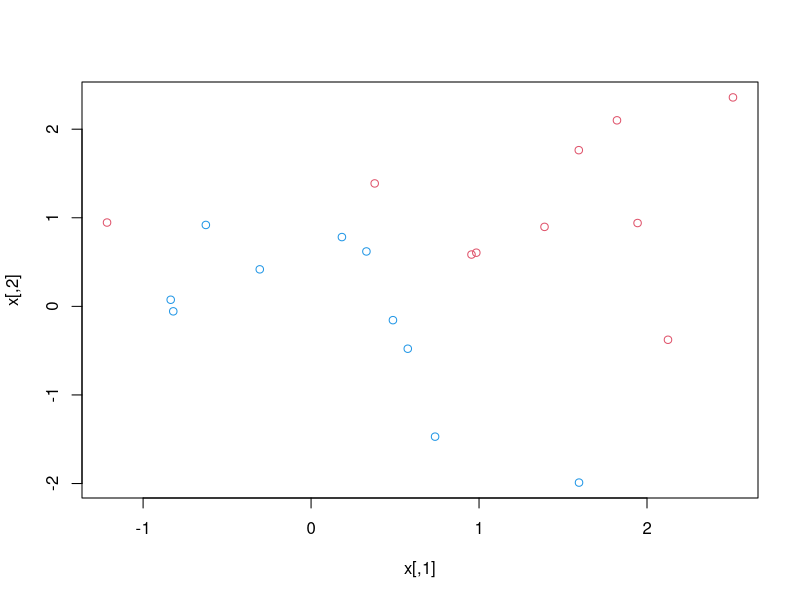
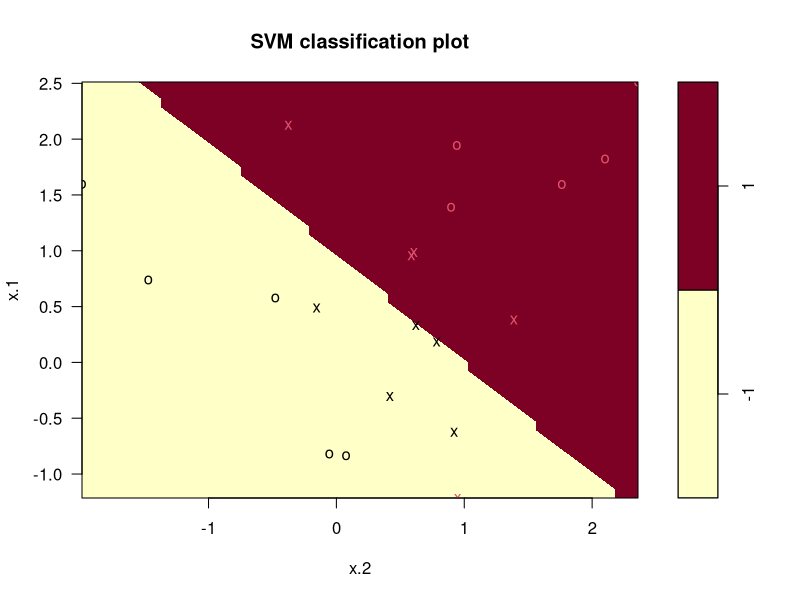
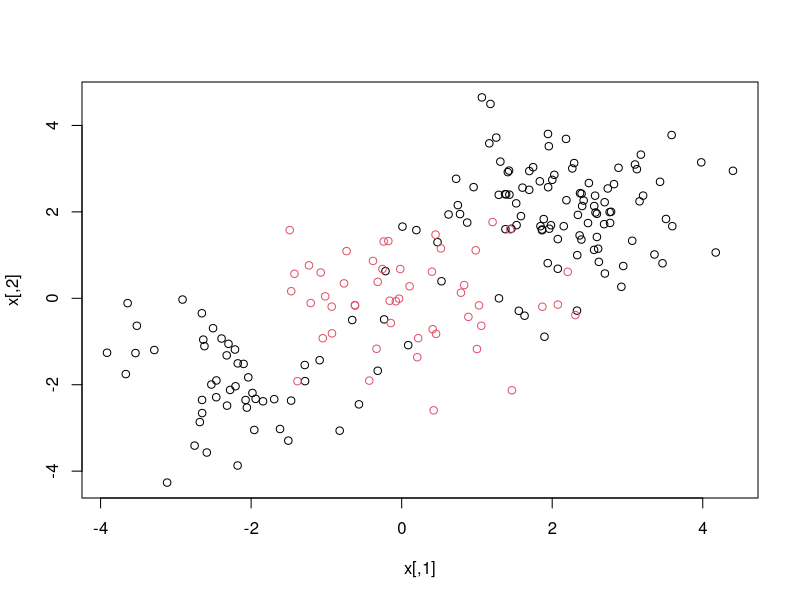
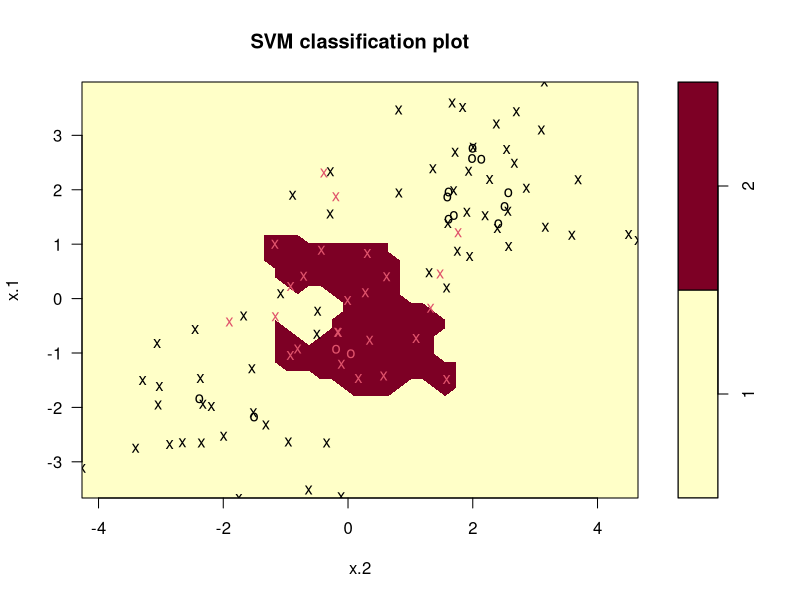
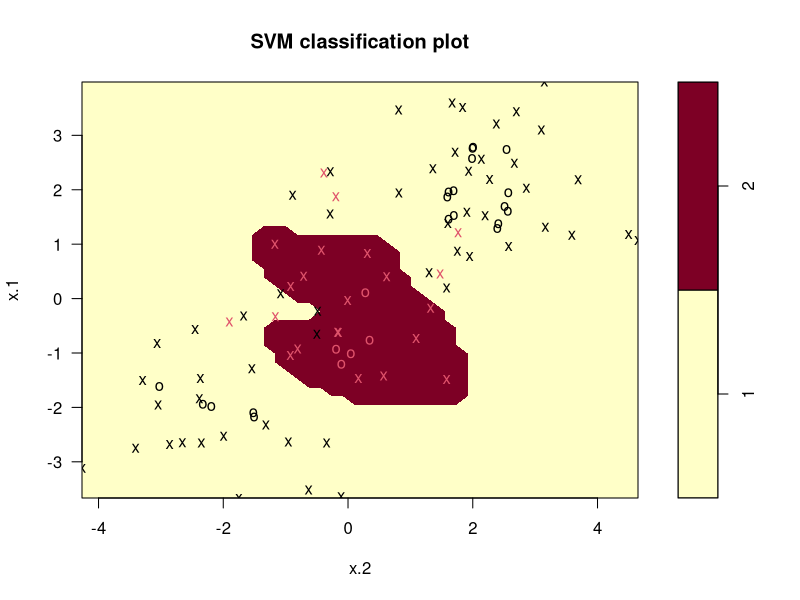
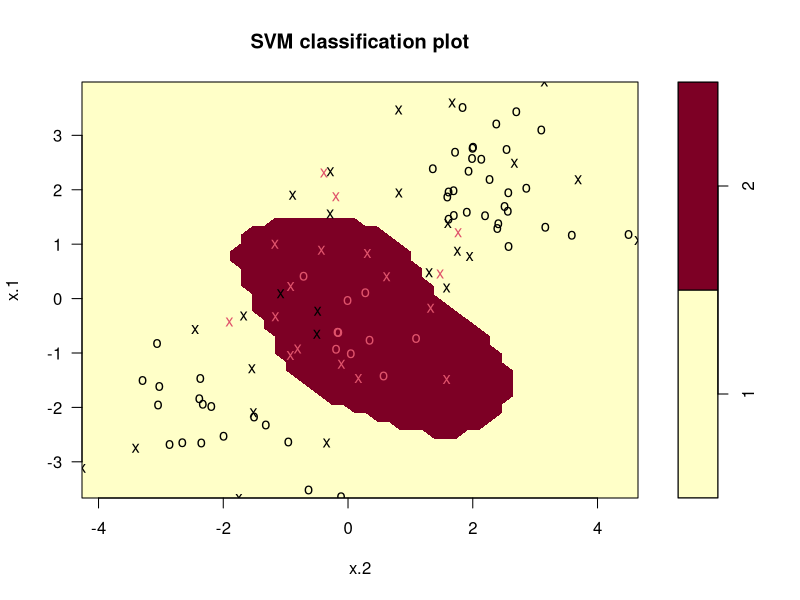
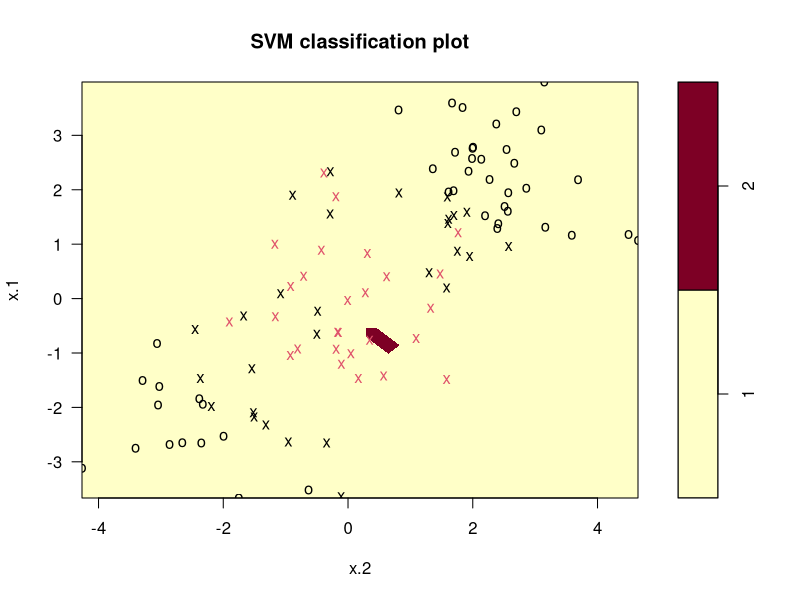
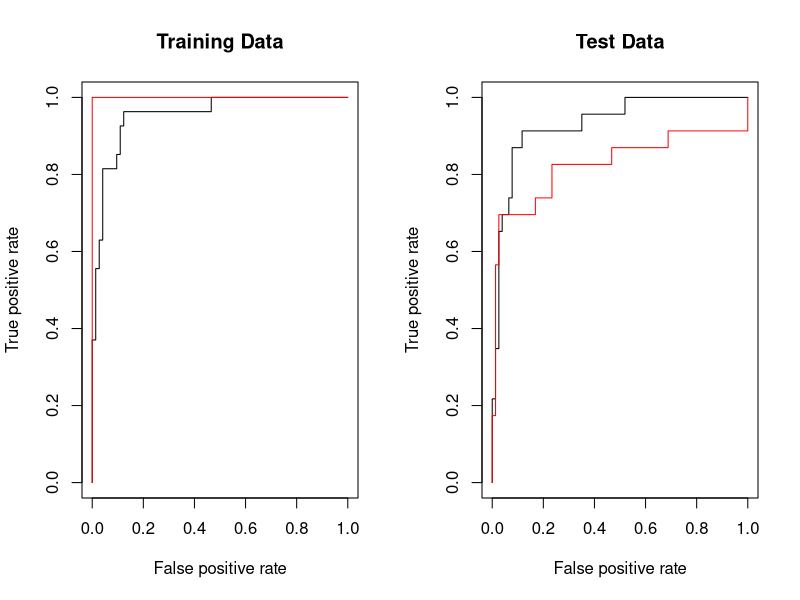

Generate these figures, in order, with R:
#Name:Jie Tang
#Course:Machine learning using R 374815 
#Quarter:Summer
#Instructor name : Michael Chang

# Chapter 9 Lab: Support Vector Machines

# Support Vector Classifier
#Quiz part
#Q1
RNGkind(sample.kind = "Rounding")
set.seed(1)
RNGkind(sample.kind = "Rounding")
x=matrix(rnorm(20*2), ncol=2)
y=c(rep(-1,10), rep(1,10))
x[y==1,]=x[y==1,] + 1
plot(x, col=(3-y))

dat=data.frame(x=x, y=as.factor(y))
library(e1071)
svmfit=svm(y~., data=dat, kernel="linear", cost=1,scale=FALSE)
plot(svmfit, dat)
svmfit$index
summary(svmfit)#get the number by summary()

#Q2 
#find highest error rate 
tune.out=tune(svm,y~.,data=dat,kernel="linear",ranges=list(cost=c(0.001, 0.01, 0.1, 1,5,10,100)))
summary(tune.out)

#Q3
bestmod=tune.out$best.model
summary(bestmod)
xtest=matrix(rnorm(20*2), ncol=2)
ytest=sample(c(-1,1), 20, rep=TRUE)
xtest[ytest==1,]=xtest[ytest==1,] + 1
testdat=data.frame(x=xtest, y=as.factor(ytest))
ypred=predict(bestmod,testdat)
table(predict=ypred, truth=testdat$y)

#Q4
RNGkind(sample.kind = "Rounding")
set.seed(1)
RNGkind(sample.kind = "Rounding")
x=matrix(rnorm(200*2), ncol=2)
x[1:100,]=x[1:100,]+2
x[101:150,]=x[101:150,]-2
y=c(rep(1,150),rep(2,50))
dat=data.frame(x=x,y=as.factor(y))
plot(x, col=y)
train=sample(200,100)
#gamma = 20
svmfit=svm(y~., data=dat[train,], kernel="radial",  gamma=20, cost=1)
plot(svmfit, dat[train,])
summary(svmfit)
#gamma = 10
svmfit=svm(y~., data=dat[train,], kernel="radial",  gamma=10, cost=1)
plot(svmfit, dat[train,])
summary(svmfit)
#gamma = 2
svmfit=svm(y~., data=dat[train,], kernel="radial",  gamma=2, cost=1)
plot(svmfit, dat[train,])
summary(svmfit)
#gamma = 0.1
svmfit=svm(y~., data=dat[train,], kernel="radial",  gamma=0.1, cost=1)
plot(svmfit, dat[train,])
summary(svmfit)

#Q5
RNGkind(sample.kind = "Rounding")
set.seed(1)
RNGkind(sample.kind = "Rounding")
tune.out=tune(svm, y~., data=dat[train,], kernel="radial", ranges=list(cost=c(0.1,1,10,100,1000),gamma=c(0.1,0.5,1,1.5,2,3,4,5)))
summary(tune.out)
table(true=dat[-train,"y"], pred=predict(tune.out$best.model,newdata=dat[-train,]))

#Q6
library(ROCR)
rocplot=function(pred, truth, ...){
  predob = prediction(pred, truth)
  perf = performance(predob, "tpr", "fpr")
  plot(perf,...)}
svmfit.opt=svm(y~., data=dat[train,], kernel="radial",gamma=2, cost=1,decision.values=T)
fitted=attributes(predict(svmfit.opt,dat[train,],decision.values=TRUE))$decision.values
par(mfrow=c(1,2))
rocplot(fitted,dat[train,"y"],main="Training Data")
svmfit.flex=svm(y~., data=dat[train,], kernel="radial",gamma=50, cost=1, decision.values=T)
fitted=attributes(predict(svmfit.flex,dat[train,],decision.values=T))$decision.values
rocplot(fitted,dat[train,"y"],add=T,col="red")
fitted=attributes(predict(svmfit.opt,dat[-train,],decision.values=T))$decision.values
rocplot(fitted,dat[-train,"y"],main="Test Data")
fitted=attributes(predict(svmfit.flex,dat[-train,],decision.values=T))$decision.values
rocplot(fitted,dat[-train,"y"],add=T,col="red")

#Q7 
#no big change shown by graph
RNGkind(sample.kind = "Rounding")
set.seed(1)
RNGkind(sample.kind = "Rounding")
x=rbind(x, matrix(rnorm(50*2), ncol=2))
y=c(y, rep(0,50))
x[y==0,2]=x[y==0,2]+2
dat=data.frame(x=x, y=as.factor(y))
par(mfrow=c(1,1))
plot(x,col=(y+1))
svmfit=svm(y~., data=dat, kernel="radial", cost=5, gamma=1)
summary(svmfit)
plot(svmfit, dat[train,])
svmfit=svm(y~., data=dat, kernel="radial", cost=10, gamma=1)
summary(svmfit)
plot(svmfit, dat[train,])
svmfit=svm(y~., data=dat, kernel="radial", cost=15, gamma=1)
summary(svmfit)
plot(svmfit, dat[train,])
svmfit=svm(y~., data=dat, kernel="radial", cost=20, gamma=1)
summary(svmfit)
plot(svmfit, dat[train,])


# 
# #Lab part
# set.seed(1)
# x=matrix(rnorm(20*2), ncol=2)
# y=c(rep(-1,10), rep(1,10))
# x[y==1,]=x[y==1,] + 1
# plot(x, col=(3-y))
# dat=data.frame(x=x, y=as.factor(y))
# library(e1071)
# svmfit=svm(y~., data=dat, kernel="linear", cost=10,scale=FALSE)
# plot(svmfit, dat)
# svmfit$index
# summary(svmfit)
# svmfit=svm(y~., data=dat, kernel="linear", cost=0.1,scale=FALSE)
# plot(svmfit, dat)
# svmfit$index
# set.seed(1)
# tune.out=tune(svm,y~.,data=dat,kernel="linear",ranges=list(cost=c(0.001, 0.01, 0.1, 1,5,10,100)))
# summary(tune.out)
# bestmod=tune.out$best.model
# summary(bestmod)
# xtest=matrix(rnorm(20*2), ncol=2)
# ytest=sample(c(-1,1), 20, rep=TRUE)
# xtest[ytest==1,]=xtest[ytest==1,] + 1
# testdat=data.frame(x=xtest, y=as.factor(ytest))
# ypred=predict(bestmod,testdat)
# table(predict=ypred, truth=testdat$y)
# svmfit=svm(y~., data=dat, kernel="linear", cost=.01,scale=FALSE)
# ypred=predict(svmfit,testdat)
# table(predict=ypred, truth=testdat$y)
# x[y==1,]=x[y==1,]+0.5
# plot(x, col=(y+5)/2, pch=19)
# dat=data.frame(x=x,y=as.factor(y))
# svmfit=svm(y~., data=dat, kernel="linear", cost=1e5)
# summary(svmfit)
# plot(svmfit, dat)
# svmfit=svm(y~., data=dat, kernel="linear", cost=1)
# summary(svmfit)
# plot(svmfit,dat)
# 
# # Support Vector Machine
# 
# set.seed(1)
# x=matrix(rnorm(200*2), ncol=2)
# x[1:100,]=x[1:100,]+2
# x[101:150,]=x[101:150,]-2
# y=c(rep(1,150),rep(2,50))
# dat=data.frame(x=x,y=as.factor(y))
# plot(x, col=y)
# train=sample(200,100)
# svmfit=svm(y~., data=dat[train,], kernel="radial",  gamma=1, cost=1)
# plot(svmfit, dat[train,])
# summary(svmfit)
# svmfit=svm(y~., data=dat[train,], kernel="radial",gamma=1,cost=1e5)
# plot(svmfit,dat[train,])
# set.seed(1)
# tune.out=tune(svm, y~., data=dat[train,], kernel="radial", ranges=list(cost=c(0.1,1,10,100,1000),gamma=c(0.5,1,2,3,4)))
# summary(tune.out)
# table(true=dat[-train,"y"], pred=predict(tune.out$best.model,newdata=dat[-train,]))
# 
# # ROC Curves
# 
# library(ROCR)
# rocplot=function(pred, truth, ...){
#   predob = prediction(pred, truth)
#   perf = performance(predob, "tpr", "fpr")
#   plot(perf,...)}
# svmfit.opt=svm(y~., data=dat[train,], kernel="radial",gamma=2, cost=1,decision.values=T)
# fitted=attributes(predict(svmfit.opt,dat[train,],decision.values=TRUE))$decision.values
# par(mfrow=c(1,2))
# rocplot(fitted,dat[train,"y"],main="Training Data")
# svmfit.flex=svm(y~., data=dat[train,], kernel="radial",gamma=50, cost=1, decision.values=T)
# fitted=attributes(predict(svmfit.flex,dat[train,],decision.values=T))$decision.values
# rocplot(fitted,dat[train,"y"],add=T,col="red")
# fitted=attributes(predict(svmfit.opt,dat[-train,],decision.values=T))$decision.values
# rocplot(fitted,dat[-train,"y"],main="Test Data")
# fitted=attributes(predict(svmfit.flex,dat[-train,],decision.values=T))$decision.values
# rocplot(fitted,dat[-train,"y"],add=T,col="red")
# 
# # SVM with Multiple Classes
# 
# set.seed(1)
# x=rbind(x, matrix(rnorm(50*2), ncol=2))
# y=c(y, rep(0,50))
# x[y==0,2]=x[y==0,2]+2
# dat=data.frame(x=x, y=as.factor(y))
# par(mfrow=c(1,1))
# plot(x,col=(y+1))
# svmfit=svm(y~., data=dat, kernel="radial", cost=10, gamma=1)
# plot(svmfit, dat)
# 
# # Application to Gene Expression Data
# 
# library(ISLR)
# names(Khan)
# dim(Khan$xtrain)
# dim(Khan$xtest)
# length(Khan$ytrain)
# length(Khan$ytest)
# table(Khan$ytrain)
# table(Khan$ytest)
# dat=data.frame(x=Khan$xtrain, y=as.factor(Khan$ytrain))
# out=svm(y~., data=dat, kernel="linear",cost=10)
# summary(out)
# table(out$fitted, dat$y)
# dat.te=data.frame(x=Khan$xtest, y=as.factor(Khan$ytest))
# pred.te=predict(out, newdata=dat.te)
# table(pred.te, dat.te$y)
